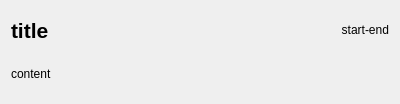
<?xml version="1.0" encoding="UTF-8"?>
<ui version="4.0">
 <class>ScheduleCardWidget</class>
 <widget class="QWidget" name="ScheduleCardWidget">
  <property name="geometry">
   <rect>
    <x>0</x>
    <y>0</y>
    <width>400</width>
    <height>104</height>
   </rect>
  </property>
  <property name="windowTitle">
   <string>Form</string>
  </property>
  <layout class="QHBoxLayout" name="horizontalLayout">
   <item>
    <layout class="QVBoxLayout" name="verticalLayout">
     <item>
      <layout class="QHBoxLayout" name="horizontalLayout_2">
       <item>
        <widget class="QLabel" name="lblTitle">
         <property name="font">
          <font>
           <pointsize>16</pointsize>
           <bold>true</bold>
          </font>
         </property>
         <property name="text">
          <string>title</string>
         </property>
        </widget>
       </item>
       <item>
        <widget class="QLabel" name="lblTime">
         <property name="text">
          <string>start-end</string>
         </property>
         <property name="scaledContents">
          <bool>false</bool>
         </property>
         <property name="alignment">
          <set>Qt::AlignmentFlag::AlignRight|Qt::AlignmentFlag::AlignTrailing|Qt::AlignmentFlag::AlignVCenter</set>
         </property>
        </widget>
       </item>
      </layout>
     </item>
     <item>
      <widget class="QLabel" name="lblDesc">
       <property name="text">
        <string>content</string>
       </property>
      </widget>
     </item>
    </layout>
   </item>
  </layout>
 </widget>
 <resources/>
 <connections/>
</ui>
